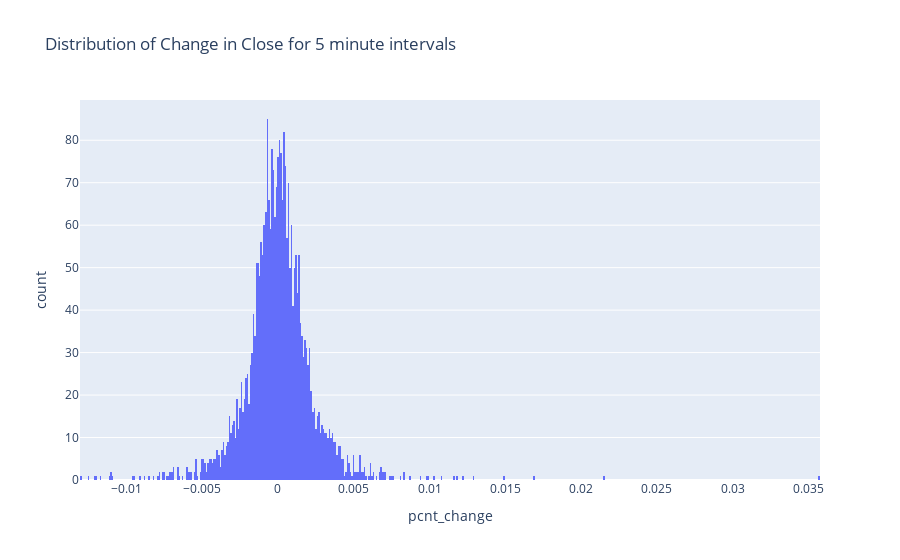

Notebook source saved alongside this figure:
### Code cell
fig = px.histogram(df, x='pcnt_change', title='Distribution of Change in Close for 5 minute intervals', nbins=500)
fig.show()

### Figure 1 — Plotly figure (JSON) as saved in the notebook; plotly's stock layout.template omitted (floating-point values rounded to 4 significant figures; data arrays with more than 128 entries replaced by an {"elided": "..."} marker saying what was removed)
{"data": [{"alignmentgroup": "True", "bingroup": "x", "hovertemplate": "pcnt_change=%{x}<br>count=%{y}<extra></extra>", "legendgroup": "", "marker": {"color": "#636efa", "pattern": {"shape": ""}}, "name": "", "nbinsx": 500, "offsetgroup": "", "orientation": "v", "showlegend": false, "type": "histogram", "x": {"elided": "2880 float values"}, "xaxis": "x", "yaxis": "y"}], "layout": {"barmode": "relative", "legend": {"tracegroupgap": 0}, "title": {"text": "Distribution of Change in Close for 5 minute intervals"}, "xaxis": {"anchor": "y", "domain": [0, 1], "title": {"text": "pcnt_change"}}, "yaxis": {"anchor": "x", "domain": [0, 1], "title": {"text": "count"}}}}
